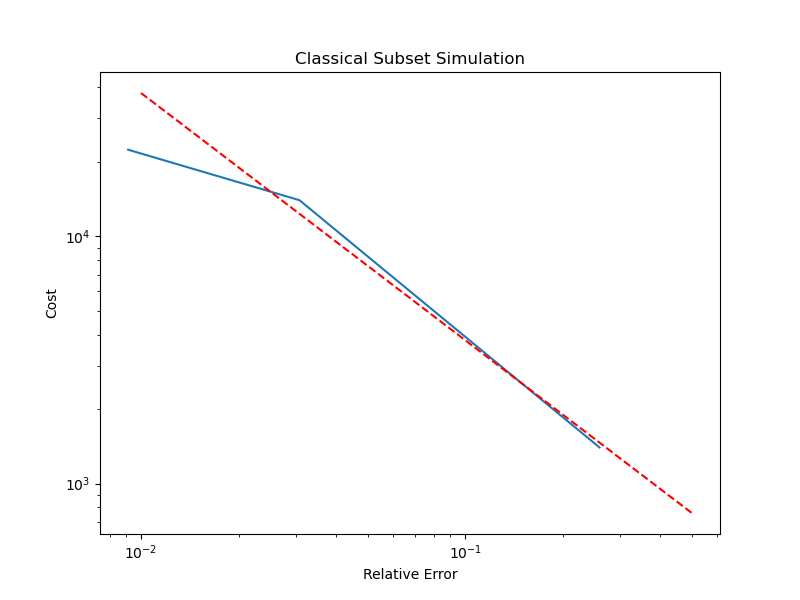

Recreate this plot in Python.
# Problem setting:
# G ~ N(0, 1)
# G_l(\omega) = G(\omega) + \kapa(\omega) * \gamma^{l} with \kapa(\omega) ~ N(0, 1) and \gamma = 0.5
# q = 2 for the expected costs
# Prob(G <= -3.8) \approx 7.23e-05

# This script is used to simulate the classical subset selection algorithm with full-refinement

import numpy as np
import matplotlib.pyplot as plt

def cost(N, p0, L):
    c = 2 * N
    for l in range(1, L):
        c += (9 + l) * N * p0
    
    return c

def rRMSE(p_hat):
    p_hat = np.array(p_hat)
    
    difference = p_hat - 7.23e-05
    
    expaction = np.mean(difference ** 2)
    
    return np.sqrt(expaction) / 7.23e-05

def sample_new_G(G_l, N, l, c_l, gamma = 0.5):
    # input:
    # G_l: samples in failure domain
    
    # output:
    # G_l: new samples for next level
    
    N0 = len(G_l)
    
    for i in range(N - N0):
        # Propose a new sample for G ~ N(0,1)
        # Computational cost: 6
        G_new = 0.8 * G_l[i] + np.sqrt(1 - 0.8 ** 2) * np.random.normal(0, 1)
        # Add noise
        kappa_new = np.random.uniform(-1, 1)
        # Compute the new G_l
        # Computational cost: 2 + l
        G_l_new = G_new + kappa_new * gamma ** l        
        # Computational cost: 1
        if G_l_new <= c_l:
            G_l = np.append(G_l, G_l_new)
        else:
            G_l = np.append(G_l, G_l[i])
            
    # Computational cost in total: (9 + l) * N0
            
    return G_l

def classical_subset_simulation(N, y_L = -3.8, p0 = 0.1, gamma = 0.5, L = 4):
    # input:
    # N: total number of samples per level
    # y_L: critical value
    # p0: probability threshold for each subset
    # gamma: auto-correlation factor
    # L: total number of levels
    
    N0 = int(N * p0)
    
    # Initialization, l= 1
    # Computational cost: 2N
    G = np.random.normal(0, 1, N)
    kappa = np.random.uniform(-1, 1, N)
    G_l = G + kappa * gamma
    cost = N * gamma ** (-2)
    
    # Compute the probability threshold
    c_l = sorted(G_l)[N0-1]
    # print("The probability threshold for level 1 is", c_l)
    
    # if c_l <= y_L:
    #     mask = G_l <= y_L
    #     return np.sum(mask) / N, cost
    
    mask = G_l <= c_l
    G_l = G_l[mask][:N0]
    
    for l in range(2, L):
        G_l = sample_new_G(G_l, N, l, c_l, gamma = gamma)
        cost += (N - N0) * gamma ** (-2 * l)
        
        c_l = sorted(G_l)[N0-1]
        # print("The probability threshold for level", l, "is", c_l)
        
        if c_l <= y_L:
            mask = G_l <= y_L
            # print("leave the loop at level", l)
            return p0 ** (l-1) * np.sum(mask) / N, cost
        
        mask = G_l <= c_l
        G_l = G_l[mask][:N0]
        
    G_l = sample_new_G(G_l, N, L, c_l, gamma = gamma)
    mask = G_l <= y_L
    # print("leave the loop at level", L)
    # print("The number of samples in the failure domain is", np.sum(mask))
    return p0 ** (L-1) * np.sum(mask) / N, cost

if __name__ == "__main__":
    # N = 1200  # Total number of samples per level
    p_0 = 0.2  # Probability threshold for each subset
    gamma = 0.5
    L = 6  # Total number of levels
    y_L = -3.8  # Failure threshold
    
    np.random.seed(33)
    cost_list = []
    err_list = []
    for N in [500, 1000, 5000, 10000, 50000, 100000, 500000, 1000000]:
        # np.random.seed(2)
        print("Number of samples per level:", N)
        failure_probabilities = []
        cost = []
        for i in range(100):
            p_f, c = classical_subset_simulation(N, p0=p_0, L=L)
            # print("The failure p_fability is {:.2e}".format(p_f))
            failure_probabilities.append(p_f)
            cost.append(c)
            
        np.save("classical_subset_simulation_N_{}.npy".format(N), failure_probabilities)
        p_mean = np.mean(failure_probabilities)
        print("The mean failure probability is {:.2e}".format(p_mean))
        cost_mean = np.mean(cost)
        cost_list.append(cost_mean)
        print("The mean cost is {:.2e}".format(cost_mean))
        err = rRMSE(failure_probabilities)
        err_list.append(err)
        print("The relative RMSE is {:.2e}\n".format(err))
    
    np.save("classical_subset_simulation_cost.npy", cost_list)
    np.save("classical_subset_simulation_err.npy", err_list)
    
    # Define the principle line
    x = np.linspace(0.01, 0.5, 100)
    
    plt.figure(figsize=(8, 6))
    plt.loglog(err_list, cost_list)
    plt.loglog(x, 38000 * x ** (-3), 'r--',  label=r'O($\epsilon^{-3}$)')
    plt.xlabel('Relative Error')
    plt.ylabel('Cost')
    plt.title('Classical Subset Simulation')
    plt.show()
    
    # from confidence_interval import bootstrap_confidence_interval

    # failure_probabilities = [classical_subset_simulation(N, p0=p_0, L=L) for _ in range(100)]
    # # print("Failure probabilities:", failure_probabilities[0:10])

    # # Calculate 95% confidence interval using bootstrap method
    # confidence_interval, ci = bootstrap_confidence_interval(failure_probabilities, num_bootstrap_samples=1000)

    # print("95% confidence interval for failure probability: ({:.2e}, {:.2e})".format(confidence_interval[0], confidence_interval[1]))
    
    # print("90% confidence interval for failure probability: ({:.2e}, {:.2e})".format(ci[0], ci[1]))
    
    # p_f = sorted(failure_probabilities)
    # cdf = np.arange(1, len(p_f) + 1) / len(p_f) 

    # # Plot the empirical CDF
    # plt.figure(figsize=(8, 6))
    # plt.xscale("log")
    # # plt.xlim(1e-5, 1e-3)
    # plt.step(p_f, cdf, where='post')
    # plt.axvline(7.23e-05, color='r', linestyle='--', label='True Value')
    # plt.axvline(confidence_interval[0], color='g', alpha = 0.5, linestyle='--', label='95% Confidence Interval')
    # plt.axvline(confidence_interval[1], color='g', alpha = 0.5, linestyle='--')
    # plt.axvline(ci[0], color='m', alpha = 0.5, linestyle='--', label='90% Confidence Interval')
    # plt.axvline(ci[1], color='m', alpha = 0.5, linestyle='--')
    # plt.xlabel('Probability')
    # plt.ylabel('Empirical CDF')
    # plt.title('Empirical CDF of Probabilities')
    # plt.legend()
    # plt.grid(True)
    # plt.show()
    
